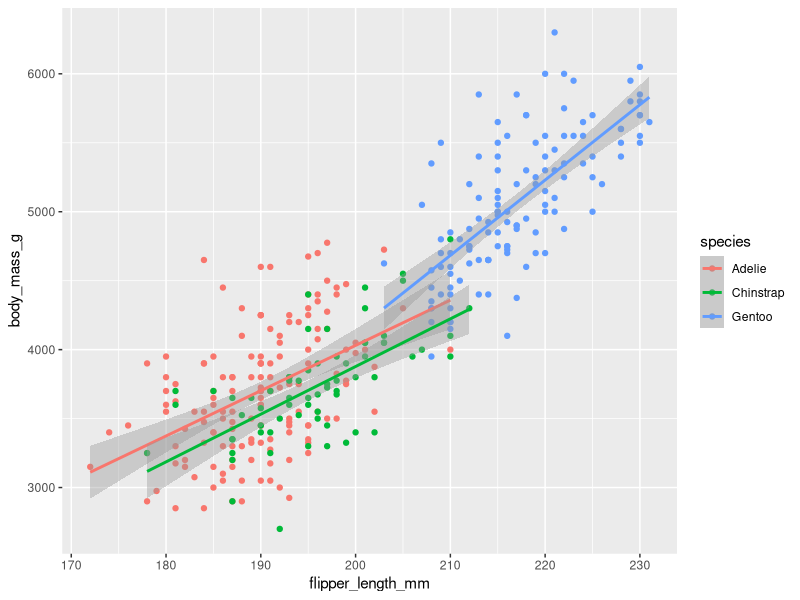
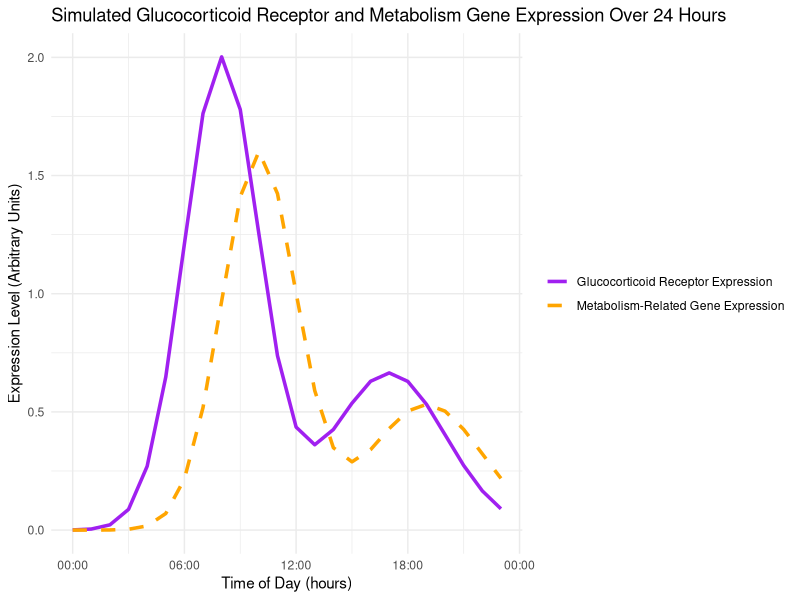

The R source for these figures, in order:
5 + 6
#barplot(x)
a <- 5
b <- 6
a + b
sum(a,b)

name <- c("Ruth", "Legesse")
#c is for concatenation, so the variable name holds the two string values
name
#updated strings in name, pressed cmd+enter for name on line 10, without first doing so in line 8, still returned original values 

flatmates <- c("Kosi", "Priya", "Maria")
#ages are not put in "", as they are numerical values
age <- c(19, 19, 20)
gender <- c("F", "F", "F")

friends <- data.frame(flatmates, age, gender)
#function, data frame contains arguments from age and gender - also, weirdllyy, values are not returned unless cmd+enter is pressed at every line
#this returns a simple table with all three observations displayed

#if one variable in specific needs to be observed, we can fix it like in excel 
friends$flatmates
#this returns all the items within that variable

#subsetting specific items from a variable
friends[1,1:3]
#before the comma is the row (observation) and after is the column, leaving it blank would return the entire table

#even more specific
friends[friends$age < 20, 1:3]
#this command specifically looks at the age observation and returns all rows for which age < 20

install.packages("tidyverse")

library(tidyverse)

friends %>% #this basically means "and then"
  select(flatmates, age) %>% #selects the observation interested in from the variable flatmates
  filter(age < 20) %>% #filters by condition specified in brackets
  arrange(age) #arranged in ascending order
  
library(tidyverse)

install.packages("palmerpenguins")
library(palmerpenguins)

#conflicts with tidyverse package means that when calling filter() and lag() R wil use the dplyr version by default, not stats
#if you want to specifically call filter and lag functions from stats package, use stats::filter() or stats::lag()

install.packages("ggthemes")

#data frame > 2D table where columns are variables and rows are observations 

package_info <- installed.packages()["palmerpenguins",]
package_info["LibPath"]

#to find a specific package / the default location where packages are stored - user terminal cd and open to access library
#use cmd+enter to find more about a specific function in terminal

.libPaths()

#a value is the state of a variable; observation is a set of measurements made under similar conditions - contain several values, each associated with a different variable
#tabular data - set of values, each of which is associated with a variable (column) and observation (row)

penguins
#glimpse(penguins) <- allows preview of table that would otherwise be too big to view
View(penguins)
#R is case sensitive, there is no view function, but there is a View function

?penguins
#finds information about the package - see in help window

#creating visualization displaying relationship between flipper lengths and body masses of penguins

library(tidyverse) 
library(palmerpenguins)
palmerpenguins::penguins

ggplot(
  data = penguins,
  mapping = aes(x = flipper_length_mm, y = body_mass_g, color = species),
  ) +
  geom_point() + 
  geom_smooth(method = "lm") 

  
#mapping argument of ggplot defines how variables in a dataset are mapped to visual properties (aesthetics) of the plot. 
#the aes function defines the mapping argument, and the x and y arguments of the aes function establish the axes
#note - arguments in R have a argument = syntax, functions have function() syntax
#geom defines which object is used on the plot to represent data - to access use geom_e.g., boxplot, line, bar()
#scatter plot is not complete at this point (line 84); however, question of relation between flipper length and body mass is answered
#when a categorical variable is mapped, ggplot2 automatically assigns a unique value of the visual property (color) to each unique level of the variable (species) this is known as SCALING
#lm = linear model

 
# Load ggplot2 library - i forgor you always need to press cmd+enter 
library(ggplot2)

# Set seed for reproducibility
set.seed(42)

# Create a 24-hour time sequence
time <- seq(0, 23, by = 1)

# Simulate glucocorticoid levels (higher in the morning and a smaller peak in the evening)
glucocorticoid_levels <- 10 * dnorm(time, mean = 8, sd = 2) + 
  5 * dnorm(time, mean = 17, sd = 3)

# Simulate metabolism gene expression with a slight time lag
metabolism_levels <- 8 * dnorm(time, mean = 10, sd = 2) + 
  4 * dnorm(time, mean = 19, sd = 3)

# Combine into a data frame
data <- data.frame(time = time, 
                   glucocorticoid_levels = glucocorticoid_levels, 
                   metabolism_levels = metabolism_levels)

ggplot(data, aes(x = time)) +
  geom_line(aes(y = glucocorticoid_levels, color = "Glucocorticoid Receptor Expression"), size = 1.2) +
  geom_line(aes(y = metabolism_levels, color = "Metabolism-Related Gene Expression"), linetype = "dashed", size = 1.2) +
  labs(title = "Simulated Glucocorticoid Receptor and Metabolism Gene Expression Over 24 Hours",
       x = "Time of Day (hours)", 
       y = "Expression Level (Arbitrary Units)") +
  scale_color_manual(values = c("Glucocorticoid Receptor Expression" = "purple", 
                                "Metabolism-Related Gene Expression" = "orange")) +
  scale_x_continuous(breaks = seq(0, 24, by = 6), labels = c("00:00", "06:00", "12:00", "18:00", "00:00")) +
  theme_minimal() +
  theme(legend.title = element_blank())


